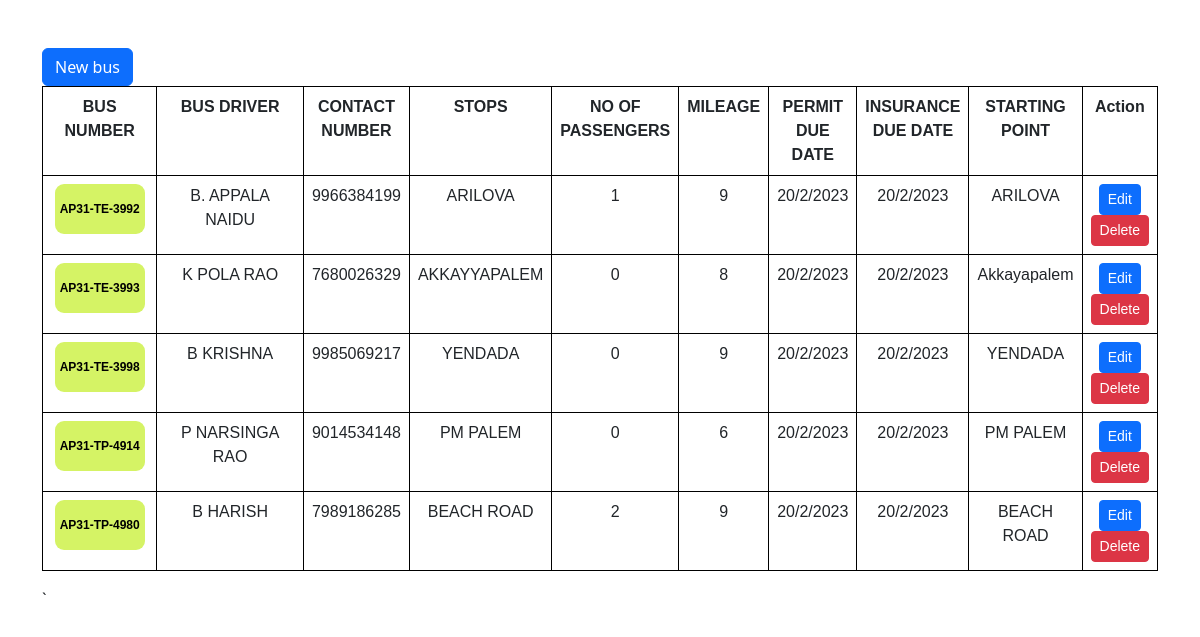
Screenshot of /schoolcontent.php with the database file from the repository.
### tables this page shows
CREATE TABLE `school` (
  `S_NO` int(11) NOT NULL DEFAULT 0,
  `BUS_NUMBER` varchar(50) NOT NULL,
  `BUS_DRIVER` varchar(100) NOT NULL,
  `CONTACT_NUMBER` varchar(10) NOT NULL,
  `STOPS` text NOT NULL,
  `NO_OF_PASSENGERS` int(11) NOT NULL,
  `MILEAGE` varchar(100) NOT NULL,
  `PERMIT_DUE_DATE` varchar(10) NOT NULL,
  `INSURANCE_DUE_DATE` varchar(10) NOT NULL,
  `STARTING_POINT` varchar(50) NOT NULL,
  `EXPECTED_INCOME` varchar(255) NOT NULL,
  `TOTAL_INCOME` varchar(255) NOT NULL,
  `RECURRING_EXPENDIATURE` varchar(255) NOT NULL,
  `CORRECTIVE_MAINTAINANCE` varchar(255) NOT NULL,
  `PREVENTIVE_MAINTAINANCE` varchar(255) NOT NULL,
  `EMPLOYEES_SALARY` varchar(255) NOT NULL,
  `TAXES` varchar(255) NOT NULL,
  `PROFIT` varchar(255) NOT NULL,
  `DATE` varchar(255) NOT NULL,
  `col1` varchar(255) NOT NULL,
  `col2` varchar(255) NOT NULL,
  `col3` varchar(255) NOT NULL,
  `col4` varchar(255) NOT NULL,
  `col5` varchar(255) NOT NULL
);

### schoolcontent.php (the view, shortened to what this page needs)
<!DOCTYPE html>
<html lang="en">
<head>
    <link rel="stylesheet" href="https://cdn.jsdelivr.net/npm/bootstrap@5.3.0-alpha1/dist/css/bootstrap.min.css">
	</head>
<body>
	<div class="view1" >
<body>
<div class="container my-5">
    <a class="btn btn-primary" href="/Transport-project/school-create.php" role="button">New bus</a>
    <br>
    <table class="table" style="width:100%;  text-align: center;">
    <thread>
    <tr>
    <th style="width:20%">BUS NUMBER</th>
    <th style="width:30%">BUS DRIVER</th>
    <th>CONTACT NUMBER</th>
    <th>STOPS</th>
    <th>NO OF PASSENGERS </th>
    <th>MILEAGE</th>
    <th>PERMIT DUE DATE</th>
    <TH>INSURANCE DUE DATE</TH>
    <TH>STARTING POINT</TH>
    <th>Action</th>
  </tr>
</thread>
<tbody>
    <?php
     $servername = "localhost";
     $username = "root";
     $password = "";
     $database = "transport-project";
     $connection = new mysqli($servername, $username, $password, $database);
     $sql="SELECT * From school";
     $result= $connection->query($sql);
     while($row=$result->fetch_assoc())
     {
        echo "
        <tr>
    <td> <a href='school-bus.php?BUS_NUMBER=$row[BUS_NUMBER]'><button id='bottone1' style='height:50px; padding:5px; font-size:12px;'><strong>$row[BUS_NUMBER]</strong></button></a></td>
    <td>$row[BUS_DRIVER]</td>
    <td>$row[CONTACT_NUMBER]</td>
    <td>$row[STOPS]</td>
    <td>$row[NO_OF_PASSENGERS]</td>
    <td>$row[MILEAGE]</td>
    <td>$row[PERMIT_DUE_DATE]</td>
    <td>$row[INSURANCE_DUE_DATE]</td>
    <td>$row[STARTING_POINT]</td>
    <td>
    <a class='btn btn-primary btn-sm' href='/Transport-project/school-edit.php?S_NO=$row[S_NO]'>Edit</a>
    <a class='btn btn-danger btn-sm' href='/Transport-project/school-delete.php?S_NO=$row[S_NO]'>Delete</a>
    </td>
    </tr>
        ";
     }
     ?>
</div>
       `
</body>
</html>

### schoolcontent.php (style rules this page uses)
th, td { border:1px solid black; }
table td:first-child { font-size:18px; }
table { font-family:Arial,sans-serif; font-size:16px; }
#bottone1 { padding-left: 33px; padding-right: 33px; padding-bottom: 16px; padding-top: 16px; border-radius: 9px; background: #d5f365; border: none; font-family: inherit; text-align: center; cursor: pointer; transition: 0.4s; }

### rows the page displays
school: BUS_NUMBER "AP31-TE-3992", BUS_DRIVER "B. APPALA NAIDU", CONTACT_NUMBER "9966384199", STOPS "ARILOVA", NO_OF_PASSENGERS "1", MILEAGE "9", PERMIT_DUE_DATE "20/2/2023", INSURANCE_DUE_DATE "20/2/2023", STARTING_POINT "ARILOVA"
school: BUS_NUMBER "AP31-TE-3993", BUS_DRIVER "K POLA RAO", CONTACT_NUMBER "7680026329", STOPS "AKKAYYAPALEM", NO_OF_PASSENGERS "0", MILEAGE "8", PERMIT_DUE_DATE "20/2/2023", INSURANCE_DUE_DATE "20/2/2023", STARTING_POINT "Akkayapalem"
school: BUS_NUMBER "AP31-TE-3998", BUS_DRIVER "B KRISHNA", CONTACT_NUMBER "9985069217", STOPS "YENDADA", NO_OF_PASSENGERS "0", MILEAGE "9", PERMIT_DUE_DATE "20/2/2023", INSURANCE_DUE_DATE "20/2/2023", STARTING_POINT "YENDADA"
school: BUS_NUMBER "AP31-TP-4914", BUS_DRIVER "P NARSINGA RAO", CONTACT_NUMBER "9014534148", STOPS "PM PALEM", NO_OF_PASSENGERS "0", MILEAGE "6", PERMIT_DUE_DATE "20/2/2023", INSURANCE_DUE_DATE "20/2/2023", STARTING_POINT "PM PALEM"
school: BUS_NUMBER "AP31-TP-4980", BUS_DRIVER "B HARISH", CONTACT_NUMBER "7989186285", STOPS "BEACH ROAD", NO_OF_PASSENGERS "2", MILEAGE "9", PERMIT_DUE_DATE "20/2/2023", INSURANCE_DUE_DATE "20/2/2023", STARTING_POINT "BEACH ROAD"
